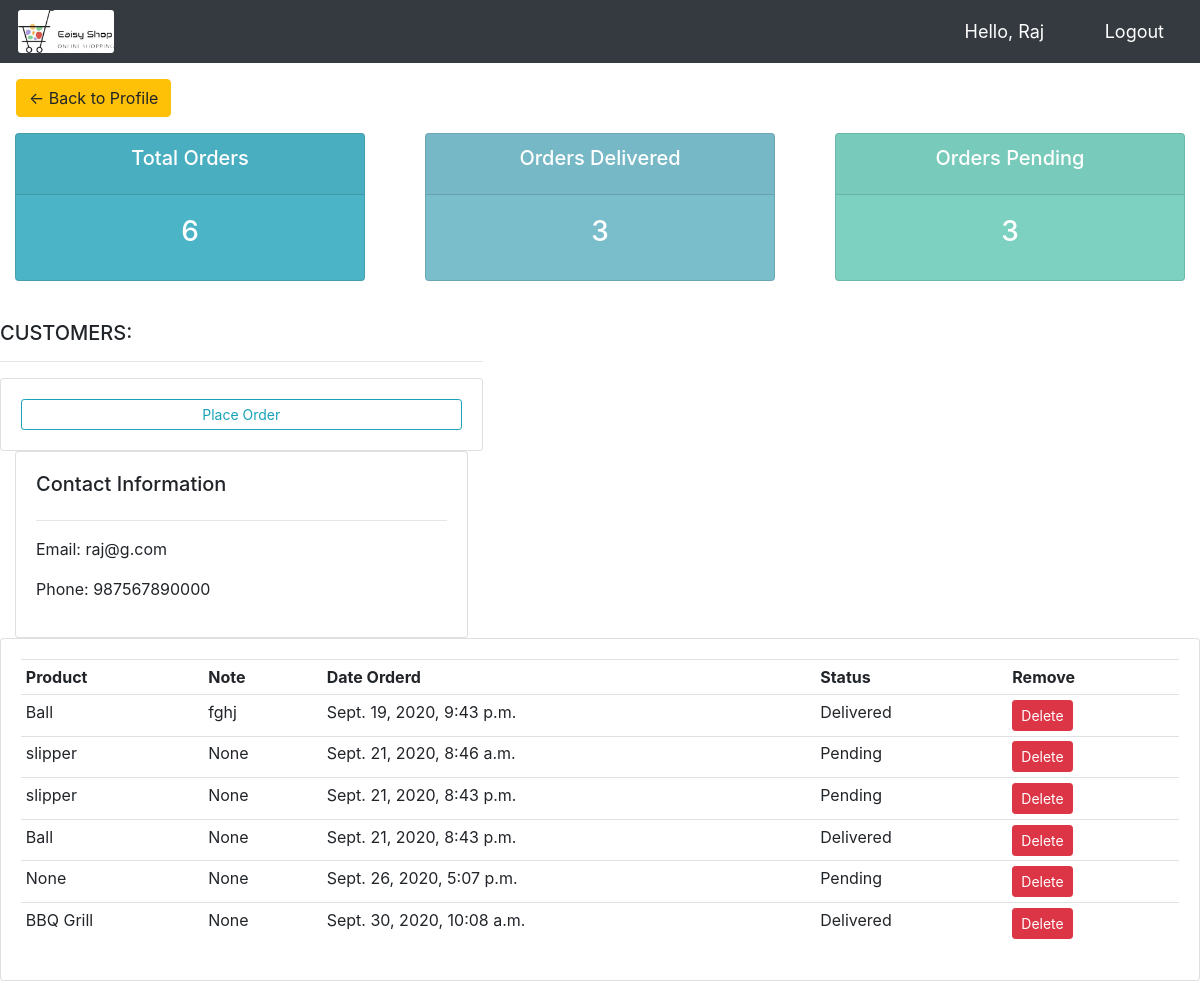
Before: /index1 (signed in) with the older database file.
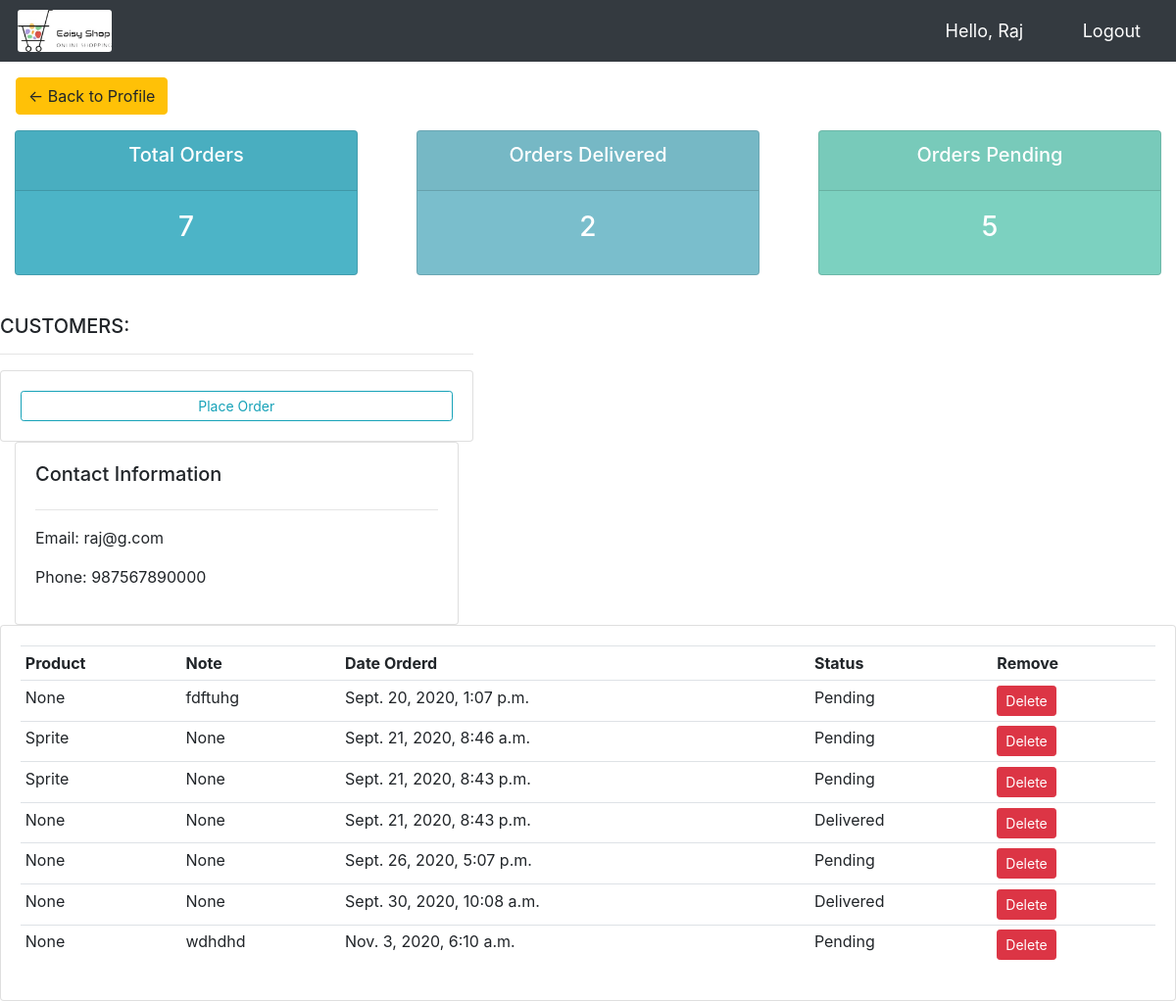
After: the same page with the newer database file.
### shop/models.py (models this page shows)
class Order(models.Model):
	STATUS = (
			('Pending', 'Pending'),
			('Out for delivery', 'Out for delivery'),
			('Delivered', 'Delivered'),
			)
	customer = models.ForeignKey(Customer, null=True, on_delete= models.SET_NULL)
	product = models.ForeignKey(Product, null=True, on_delete= models.SET_NULL)
	date_created = models.DateTimeField(auto_now_add=True, null=True)
	status = models.CharField(max_length=200, null=True, choices=STATUS)
	note = models.CharField(max_length=1000, null=True)

class Product(models.Model):
	CATEGORY = (
			('Indoor', 'Indoor'),
			('Out Door', 'Out Door'),
			('Cloth', 'Cloth'),
			('Footware', 'Footware'),
			)
	name = models.CharField(max_length=200, null=True)
	img = models.ImageField(null=True, blank=True)
	price = models.FloatField(null=True)
	category = models.CharField(max_length=200, null=True, choices=CATEGORY, blank=True)
	description = models.CharField(max_length=200, null=True, blank=True)
	date_created = models.DateTimeField(auto_now_add=True, null=True)
	tags = models.ManyToManyField(Tag)
	def __str__(self):
		return self.name

### shop/decorators.py (the view)
		def wrapper_func(request, *args, **kwargs):
			group = None
			if request.user.groups.exists():
				group = request.user.groups.all()[0].name
			if group in allowed_roles:
				return view_func(request, *args, **kwargs)
			else:
				return HttpResponse('You are not authorized to view this page')

### shop/views.py (called while the page is built)
@login_required(login_url='login')
@allowed_users(allowed_roles=['customer'])
def index1(request):
	orders = request.user.customer.order_set.all()
	customer = request.user.customer
	total_orders = orders.count()
	delivered = orders.filter(status='Delivered').count()
	pending = orders.filter(status='Pending').count()
	context = {'orders':orders, 'total_orders':total_orders,
	'delivered':delivered,'pending':pending, 'customer':customer}
	return render(request, 'index1.html', context)

### templates/index1.html (shortened to what this page needs)
{%  extends 'main.html' %}
{% block content %}
	<a class="btn btn-warning  m-3" href="{% url 'home' %}"> &#8592; Back to Profile</a>
{%  include 'status.html' %}
<br>
<div class="row">
	<div class="col-md-5">
		<h5>CUSTOMERS:</h5>
		<hr>
		<div class="card card-body">
			<a class="btn btn-outline-info  btn-sm btn-block" href="{% url 'create_order' customer.id %}">Place Order</a>
		</div>
	<div class="col-md">
		<div class="card card-body">
			<h5>Contact Information</h5>
			<hr>
			<p>Email: {{customer.email}}</p>
			<p>Phone: {{customer.phone}} </p>
		</div>
	</div>
		</div>
	</div>
<div class="row">
	<div class="col-md">
		<div class="card card-body">
			<table class="table table-sm">
				<tr>
					<th>Product</th>
					<th>Note</th>
					<th>Date Orderd</th>
					<th>Status</th>
					<th>Remove</th>
				</tr>
				{% for order in orders %}
				<tr>
					<td>{{order.product}}</td>
					<td>{{order.note}}</td>
					<td>{{order.date_created}}</td>
					<td>{{order.status}}</td>
					<td><a class="btn btn-sm btn-danger" href="{% url 'delete_order' order.id %}">Delete</a></td>
				</tr>
				{% endfor %}
			</table>
		</div>
	</div>
</div>
{% endblock %}

Changed rows visible on the page:
removed Order: product "Ball", note "fghj", date_created "Sept. 19, 2020, 9:43 p.m.", status "Delivered"
now on this page (row edited): Order: product "None", note "fdftuhg", date_created "Sept. 20, 2020, 1:07 p.m.", status "Pending"
changed through a linked row, Order "Sept. 21, 2020, 8:46 a.m.": product "slipper" → "Sprite"
changed through a linked row, Order (number 3 of 7 on the later page): product "slipper" → "Sprite"
changed Order (number 4 of 7 on the later page): product "Ball" → "None"
changed Order "Sept. 30, 2020, 10:08 a.m.": product "BBQ Grill" → "None"
added Order: product "None", note "wdhdhd", date_created "Nov. 3, 2020, 6:10 a.m.", status "Pending"
Other visible differences:
{{ total_orders }}: "6" → "7"
{{ delivered }}: "3" → "2"
{{ pending }}: "3" → "5"
